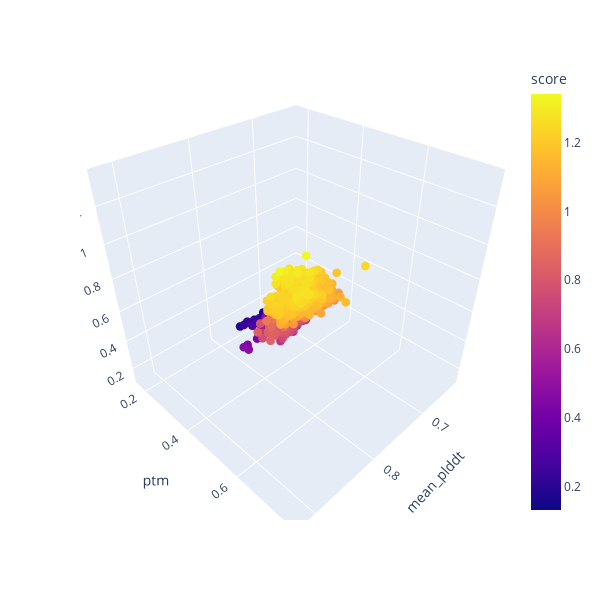

Notebook source saved alongside this figure:
### Code cell
df = bestlog

df['cd'] = df.num_conts / df.seq_len

import plotly.express as px
fig = px.scatter_3d(df, x='mean_plddt', y='ptm', z='score',
              color='score', width=600, height=600)
fig.update_traces(marker_size = 3)
#fig.update_scenes(xaxis_visible=False, yaxis_visible=False,zaxis_visible=True )
fig.show()

### Figure 1 — Plotly figure (JSON) as saved in the notebook; plotly's stock layout.template omitted (floating-point values rounded to 4 significant figures; data arrays with more than 128 entries replaced by an {"elided": "..."} marker saying what was removed)
{"data": [{"hovertemplate": "mean_plddt=%{x}<br>ptm=%{y}<br>score=%{marker.color}<extra></extra>", "legendgroup": "", "marker": {"color": {"elided": "4938 float values"}, "coloraxis": "coloraxis", "size": 3, "symbol": "circle"}, "mode": "markers", "name": "", "scene": "scene", "showlegend": false, "type": "scatter3d", "x": {"elided": "4938 float values"}, "y": {"elided": "4938 float values"}, "z": {"elided": "4938 float values"}}], "layout": {"coloraxis": {"colorbar": {"title": {"text": "score"}}, "colorscale": [[0, "#0d0887"], [0.1111, "#46039f"], [0.2222, "#7201a8"], [0.3333, "#9c179e"], [0.4444, "#bd3786"], [0.5556, "#d8576b"], [0.6667, "#ed7953"], [0.7778, "#fb9f3a"], [0.8889, "#fdca26"], [1, "#f0f921"]]}, "height": 600, "legend": {"tracegroupgap": 0}, "margin": {"t": 60}, "scene": {"domain": {"x": [0, 1], "y": [0, 1]}, "xaxis": {"title": {"text": "mean_plddt"}}, "yaxis": {"title": {"text": "ptm"}}, "zaxis": {"title": {"text": "score"}}}, "width": 600}}
